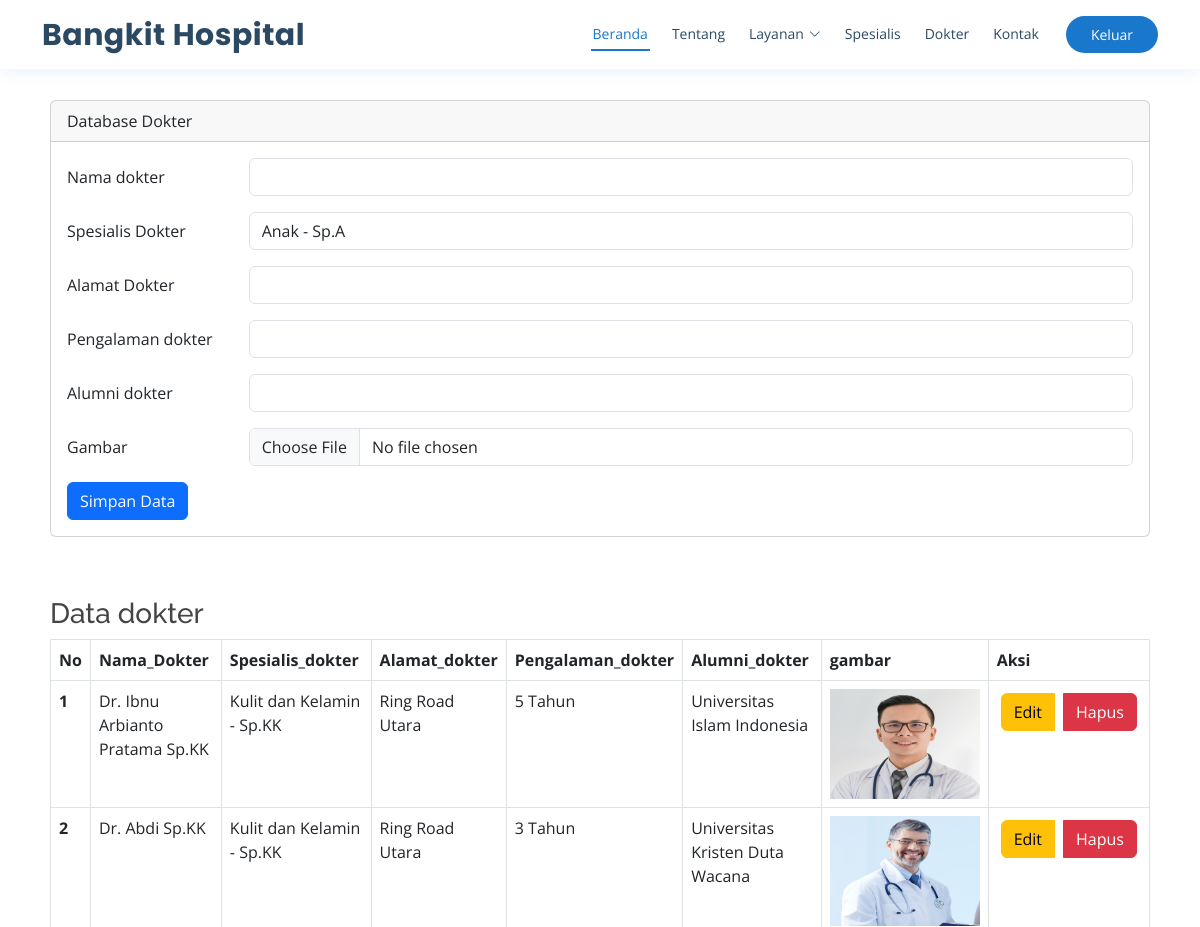
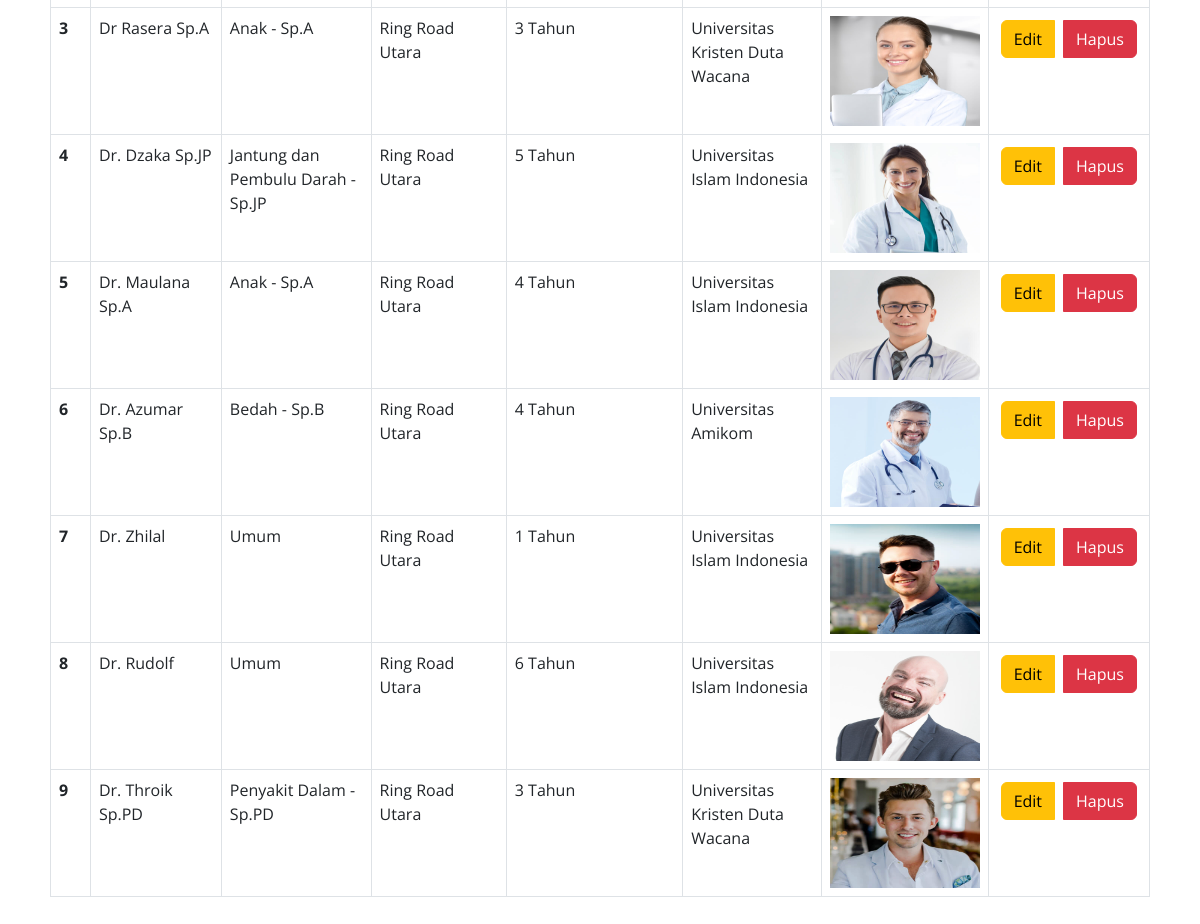
Page /index.php/dokter on the committed database (2 pictures, top to bottom).
### tables this page shows
CREATE TABLE `dokter` (
  `id_dokter` int NOT NULL,
  `nama_dokter` varchar(50) NOT NULL,
  `alamat_dokter` varchar(100) NOT NULL,
  `pengalaman_dokter` varchar(50) NOT NULL,
  `alumni_dokter` varchar(50) NOT NULL,
  `gambar` varchar(255) NOT NULL,
  `id_spesialis` int NOT NULL
);

CREATE TABLE `spesialis` (
  `id_spesialis` int NOT NULL,
  `spesialis` varchar(50) NOT NULL
);

### application/controllers/dokter.php (called while the page is built, shortened)
<?php
class dokter extends CI_Controller{
    function __construct(){
        $this->load->model('Madmin');
    }
    public function index()
    {
    $data['spesialis']=$this->Madmin->get_all_data_dokter('spesialis')->result();
    $data['dokter']=$this->Madmin->get_all_data_dokter('dokter')->result();
    $this->load->view('admin/dokter/inputdokter', $data);
    $this->load->view('admin/layout/tampil');
    }
}

### index.php (called while the page is built, shortened)
<?php
require_once BASEPATH.'core/CodeIgniter.php';

### application/models/Madmin.php (called while the page is built, shortened)
<?php
class Madmin extends CI_Model {
public function get_all_data_dokter($table)
{
    if ($table == 'dokter') {
        $this->db->select('dokter.*, spesialis.spesialis');
        $this->db->from('dokter');
        $this->db->join('spesialis', 'dokter.id_spesialis = spesialis.id_spesialis', 'left');
        return $this->db->get();
    } else {
        return $this->db->get($table);
    }
}
}

### application/views/admin/dokter/inputdokter.php (the view, shortened to what this page needs)
<!DOCTYPE html>
<html lang="en">
  <link href="<?php echo base_url('assets/vendor/fontawesome-free/css/all.min.css');?>" rel="stylesheet">
  <link href="<?php echo base_url('assets/vendor/animate.css/animate.min.css');?>" rel="stylesheet">
  <link href="<?php echo base_url('assets/vendor/bootstrap/css/bootstrap.min.css');?>" rel="stylesheet">
  <link href="<?php echo base_url('assets/vendor/bootstrap-icons/bootstrap-icons.css');?>" rel="stylesheet">
  <link href="<?php echo base_url('assets/vendor/boxicons/css/boxicons.min.css');?>" rel="stylesheet">
  <link href="<?php echo base_url('assets/vendor/glightbox/css/glightbox.min.css');?>" rel="stylesheet">
  <link href="<?php echo base_url('assets/vendor/remixicon/remixicon.css');?>" rel="stylesheet">
  <link href="<?php echo base_url('assets/vendor/swiper/swiper-bundle.min.css');?>" rel="stylesheet">
<head>
    <link href="https://cdn.jsdelivr.net/npm/bootstrap@5.0.0-beta2/dist/css/bootstrap.min.css" rel="stylesheet">
</head>
<body>
    <div class="mx-auto">
        <div class="card">
            <div class="card-header">
                Database Dokter
            </div>
            <div class="card-body">
            <form action="<?php echo site_url('dokter/save');?>" method="POST" enctype="multipart/form-data">
            <div class="mb-3 row">
                        <label for="nim" class="col-sm-2 col-form-label">Nama dokter</label>
                        <div class="col-sm-10">
                            <input type="text" class="form-control" id="Nama_dokter" name="Nama_dokter" >
                        </div>
                    </div>
                    <div class="mb-3 row">
                            <label for="dokter" class="col-sm-2 col-form-label">Spesialis Dokter</label>
                            <div class="col-sm-10">
                                <select class="form-control" name="id_spesialis" id="id_spesialis">
                                    <?php foreach($spesialis as $spe): ?>
                                        <option value="<?php echo $spe->id_spesialis; ?>"><?php echo $spe->spesialis; ?></option>
                                    <?php endforeach; ?>
                                </select>
                            </div>
                    </div>
                    <div class="mb-3 row">
                        <label for="alamat_dokter" class="col-sm-2 col-form-label">Alamat Dokter</label>
                        <div class="col-sm-10">
                            <input type="text" class="form-control" id="Alamat_dokter" name="Alamat_dokter" >
                        </div>
                    </div>
                    <div class="mb-3 row">
                        <label for="pengalaman_dokter" class="col-sm-2 col-form-label">Pengalaman dokter</label>
                        <div class="form-outline col-sm-10">
                            <input min="1" max="50" type="number" id="Pengalaman_dokter" name="Pengalaman_dokter" class="form-control" />
                        </div>
                    </div>
                    <div class="mb-3 row">
                        <label for="alumni_dokter" class="col-sm-2 col-form-label">Alumni dokter</label>
                        <div class="col-sm-10">
                            <input type="text" class="form-control" id="Alumni_dokter" name="Alumni_dokter" >
                        </div>
                    </div>
                    <div class="mb-3 row">
                        <label for="gambar" class="col-sm-2 col-form-label">Gambar</label>
                        <div class="col-sm-10">
                            <input type="file" class="form-control" id="gambar" name="gambar" >
                        </div>
                    </div>
                    <div class="col-12">
                        <input type="submit" name="simpan" value="Simpan Data" class="btn btn-primary" />
                    </div>
                </form>
            </div>
        </div>
 <div class="content-wrapper">
    <section class="content">
        <h3>Data dokter</h3>
                <table class="table table-bordered">
                <thead>
                    <tr>
                        <th scope="col">No</th>
                        <th scope="col">Nama_Dokter</th>
                        <th scope="col">Spesialis_dokter</th>
                        <th scope="col">Alamat_dokter</th>
                        <th scope="col">Pengalaman_dokter</th>
                        <th scope="col">Alumni_dokter</th>
                        <th scope="col">gambar</th>
                        <th scope="col">Aksi</th>
                    </tr>
                </thead>
                <tbody>
                <?php
$no = 1;
foreach ($dokter as $val) { ?>
    <tr>
        <th scope="row"><?php echo $no?></th>
        <td><?php echo $val->nama_dokter; ?></td>
        <td><?php echo $val->spesialis; ?></td>
        <td><?php echo $val->alamat_dokter; ?></td>
        <td><?php echo $val->pengalaman_dokter; ?> Tahun</td>
        <td><?php echo $val->alumni_dokter; ?></td>
        <td><img src="<?php echo base_url('assets/dokter/' . $val->gambar );?>" width="150" height="110"></td>
        <td>
            <div class="btn-group" role="group" aria-label="Basic Example">
                <a href="<?php echo site_url('dokter/edit/'.$val->id_dokter);?>" class="btn btn-warning m-1">Edit</a>
                <a href="<?php echo site_url('dokter/delete/'.$val->id_dokter);?>" onclick="return confirm('Yakin Akan Hapus Data Ini?')" class="btn btn-danger m-1">Hapus</a>
            </div>
        </td>
    </tr>
<?php $no++;
} ?>
</tbody>
            </table>
          </div>
        </div>
</body>
</html>

### application/views/admin/layout/tampil.php (shortened to what this page needs)
<!DOCTYPE html>
<html lang="en">
<head>
  <link href="<?php echo base_url('assets/vendor/fontawesome-free/css/all.min.css');?>" rel="stylesheet">
  <link href="<?php echo base_url('assets/vendor/animate.css/animate.min.css');?>" rel="stylesheet">
  <link href="<?php echo base_url('assets/vendor/bootstrap/css/bootstrap.min.css');?>" rel="stylesheet">
  <link href="<?php echo base_url('assets/vendor/bootstrap-icons/bootstrap-icons.css');?>" rel="stylesheet">
  <link href="<?php echo base_url('assets/vendor/boxicons/css/boxicons.min.css');?>" rel="stylesheet">
  <link href="<?php echo base_url('assets/vendor/glightbox/css/glightbox.min.css');?>" rel="stylesheet">
  <link href="<?php echo base_url('assets/vendor/remixicon/remixicon.css');?>" rel="stylesheet">
  <link href="<?php echo base_url('assets/vendor/swiper/swiper-bundle.min.css');?>" rel="stylesheet">
  <link href="https://cdn.datatables.net/v/dt/dt-1.13.5/datatables.min.css" rel="stylesheet">
  <link href="<?php echo base_url('assets/css/style.css');?>" rel="stylesheet">
</head>
<body>
<header id="header" class="fixed-top">
  <div class="container d-flex align-items-center">
    <h1 class="logo me-auto">
      <a href="<?php echo site_url('adminpanel/admin');?>">Bangkit Hospital</a>
    </h1>
    <nav id="navbar" class="navbar order-last order-lg-0">
      <ul>
        <li>
          <a class="nav-link scrollto active" href="<?php echo site_url('adminpanel/admin');?>">Beranda</a>
        </li>
        <li>
          <a class="nav-link scrollto" href="#">Tentang</a>
        </li>
        <li class="dropdown">
          <a href="#"
            ><span>Layanan</span> <i class="bi bi-chevron-down"></i
          ></a>
        </li>
        <li>
          <a class="nav-link scrollto" href="spesialis.html">Spesialis</a>
        </li>
        <li><a class="nav-link scrollto" href="dokter.html">Dokter</a></li>
        <li><a class="nav-link scrollto" href="#footer">Kontak</a></li>
      </ul>
    </nav>
    <a href="<?php echo site_url('adminpanel/logout');?>" class="appointment-btn scrollto"
      ><span class="d-none d-md-inline">Keluar</span></a
    >
  </div>
</header>

### assets/css/style.css (style rules this page uses)
body { font-family: "Open Sans", sans-serif; color: #444444; }
a { color: #1977cc; text-decoration: none; }
h1, h2, h3, h4, h5, h6 { font-family: "Raleway", sans-serif; }
#header { background: #fff; transition: all 0.5s; z-index: 997; padding: 10px 0; box-shadow: 0px 2px 15px rgba(25, 119, 204, 0.1); }
#header .logo { font-size: 30px; margin: 0; padding: 0; line-height: 1; font-weight: 700; letter-spacing: 0.5px; font-family: "Poppins", sans-serif; }
#header .logo a { color: #2c4964; }
.appointment-btn { margin-left: 25px; background: #1977cc; color: #fff; border-radius: 50px; padding: 8px 25px; white-space: nowrap; transition: 0.3s; font-size: 14px; display: inline-block; }
.navbar { padding: 0; }
.navbar ul { margin: 0; padding: 0; display: flex; list-style: none; align-items: center; }
.navbar li { position: relative; }
.navbar>ul>li { position: relative; white-space: nowrap; padding: 8px 0 8px 20px; }
.navbar a, .navbar a:focus { display: flex; align-items: center; justify-content: space-between; font-size: 14px; color: #2c4964; white-space: nowrap; transition: 0.3s; border-bottom: 2px solid #fff; padding: 5px 2px; }
.navbar a i, .navbar a:focus i { font-size: 12px; line-height: 0; margin-left: 5px; }
.navbar a:hover, .navbar .active, .navbar .active:focus, .navbar li:hover>a { color: #1977cc; border-color: #1977cc; }
section { padding: 60px 0; overflow: hidden; }

### application/views/admin/dokter/inputdokter.php (style rules this page uses)
.mx-auto { width: 1100px; }
.card { margin-top: 100px; }

### rows in the picture
dokter: nama_dokter "Dr. Ibnu Arbianto Pratama Sp.KK", id_spesialis.spesialis "Kulit dan Kelamin - Sp.KK", alamat_dokter "Ring Road Utara", pengalaman_dokter "5", alumni_dokter "Universitas Islam Indonesia", gambar (picture)
dokter: nama_dokter "Dr. Abdi Sp.KK", id_spesialis.spesialis "Kulit dan Kelamin - Sp.KK", alamat_dokter "Ring Road Utara", pengalaman_dokter "3", alumni_dokter "Universitas Kristen Duta Wacana", gambar (picture)
dokter: nama_dokter "Dr Rasera Sp.A", id_spesialis.spesialis "Anak - Sp.A", alamat_dokter "Ring Road Utara", pengalaman_dokter "3", alumni_dokter "Universitas Kristen Duta Wacana", gambar (picture)
dokter: nama_dokter "Dr. Dzaka Sp.JP", id_spesialis.spesialis "Jantung dan Pembulu Darah - Sp.JP", alamat_dokter "Ring Road Utara", pengalaman_dokter "5", alumni_dokter "Universitas Islam Indonesia", gambar (picture)
dokter: nama_dokter "Dr. Maulana Sp.A", id_spesialis.spesialis "Anak - Sp.A", alamat_dokter "Ring Road Utara", pengalaman_dokter "4", alumni_dokter "Universitas Islam Indonesia", gambar (picture)
dokter: nama_dokter "Dr. Azumar Sp.B", id_spesialis.spesialis "Bedah - Sp.B", alamat_dokter "Ring Road Utara", pengalaman_dokter "4", alumni_dokter "Universitas Amikom", gambar (picture)
dokter: nama_dokter "Dr. Zhilal", id_spesialis.spesialis "Umum", alamat_dokter "Ring Road Utara", pengalaman_dokter "1", alumni_dokter "Universitas Islam Indonesia", gambar (picture)
dokter: nama_dokter "Dr. Rudolf", id_spesialis.spesialis "Umum", alamat_dokter "Ring Road Utara", pengalaman_dokter "6", alumni_dokter "Universitas Islam Indonesia", gambar (picture)
dokter: nama_dokter "Dr. Throik Sp.PD", id_spesialis.spesialis "Penyakit Dalam - Sp.PD", alamat_dokter "Ring Road Utara", pengalaman_dokter "3", alumni_dokter "Universitas Kristen Duta Wacana", gambar (picture)

### other values in the picture
form field id_spesialis "Anak - Sp.A"
